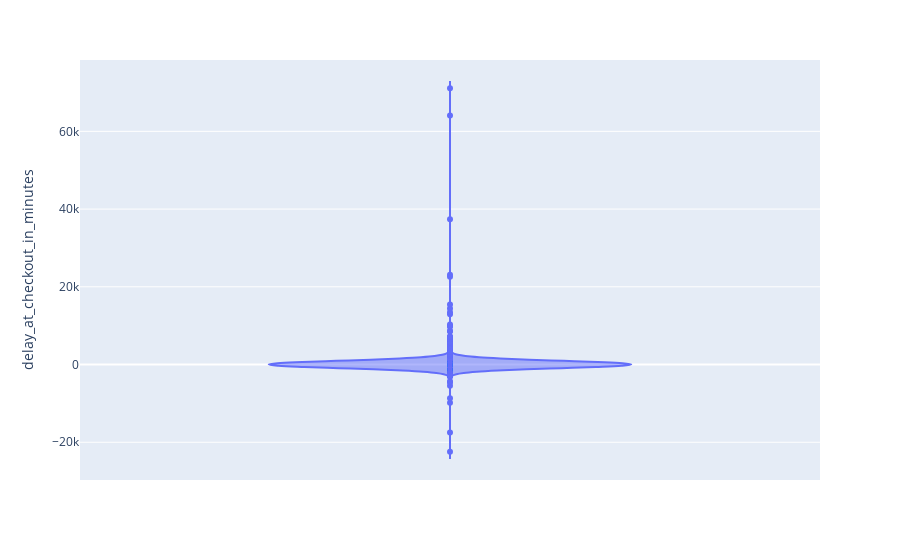

The notebook cell this image was saved under:
### Markdown cell above
### Delays at checkout

### Code cell
# Using violin plot to get a first look at the distribution
fig = px.violin(df, y="delay_at_checkout_in_minutes")
fig.show()

### Figure 1 — Plotly figure (JSON) as saved in the notebook; plotly's stock layout.template omitted (floating-point values rounded to 4 significant figures; data arrays with more than 128 entries replaced by an {"elided": "..."} marker saying what was removed)
{"data": [{"alignmentgroup": "True", "box": {"visible": false}, "hovertemplate": "delay_at_checkout_in_minutes=%{y}<extra></extra>", "legendgroup": "", "marker": {"color": "#636efa"}, "name": "", "offsetgroup": "", "orientation": "v", "scalegroup": "True", "showlegend": false, "type": "violin", "x0": " ", "xaxis": "x", "y": {"elided": "21310 int values"}, "y0": " ", "yaxis": "y"}], "layout": {"legend": {"tracegroupgap": 0}, "margin": {"t": 60}, "violinmode": "group", "xaxis": {"anchor": "y", "domain": [0, 1]}, "yaxis": {"anchor": "x", "domain": [0, 1], "title": {"text": "delay_at_checkout_in_minutes"}}}}
